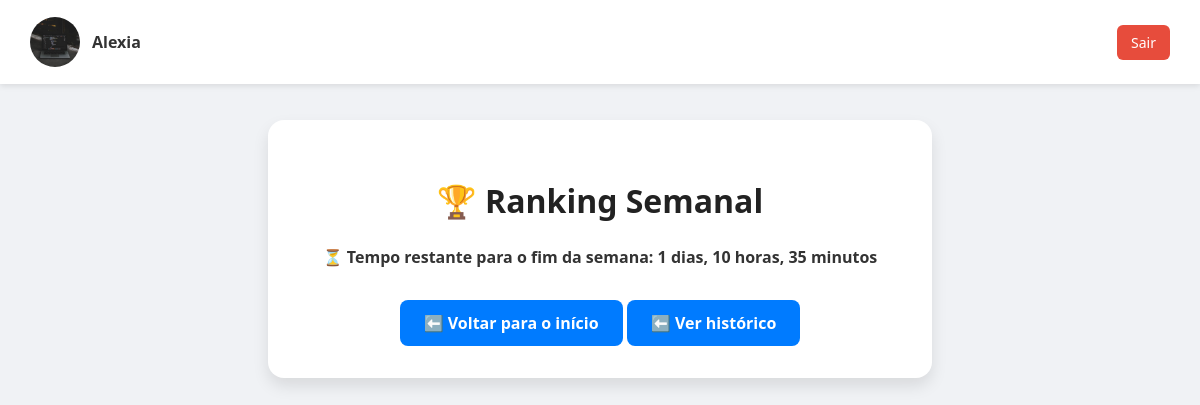
The app's page /ranking (signed in), older data.
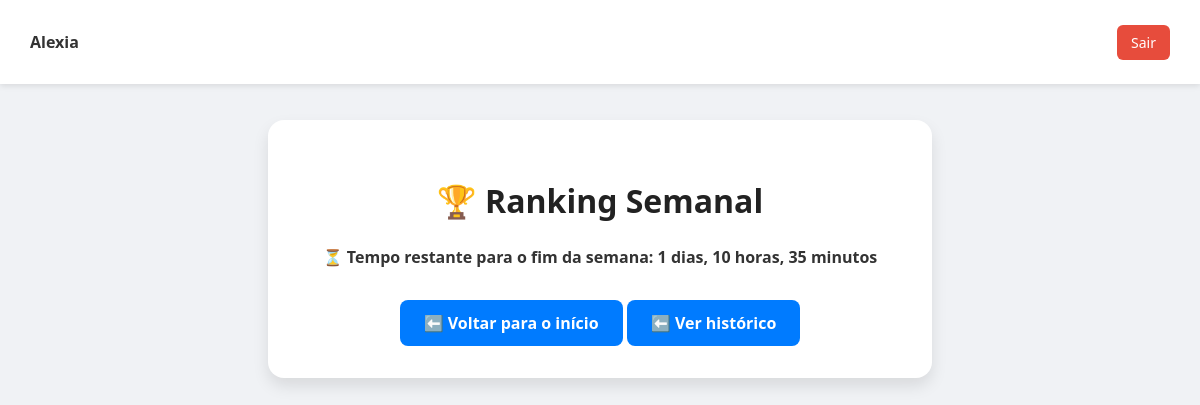
The same page, newer data.
### models.py (models this page shows, shortened)
class Usuario(UserMixin, db.Model):
    __tablename__ = 'usuario'
    id = db.Column(db.Integer, primary_key=True)
    nome = db.Column(db.String(100), nullable=False)
    email = db.Column(db.String(150), unique=True, nullable=False)
    senha = db.Column(db.String(200), nullable=False)
    grupo_id = db.Column(db.Integer, db.ForeignKey('grupo.id'), nullable=False)
    avatar = db.Column(db.String(200), nullable=True)
    bio = db.Column(db.Text, nullable=True)
    rede_social = db.Column(db.String(255), nullable=True)
    seguindo_conexoes = db.relationship(
        'Conexao',
        foreign_keys='Conexao.seguidor_id',
        back_populates='seguidor',
        lazy='dynamic'
    )
    seguidores_conexoes = db.relationship(
        'Conexao',
        foreign_keys='Conexao.seguido_id',
        back_populates='seguido',
        lazy='dynamic'
    )

### app.py (the view, shortened to what this page needs)
@app.route("/ranking")
@login_required
def ranking():
    grupo_id = current_user.grupo_id
    inicio_semana, fim_semana = obter_limites_semana()
    agora = datetime.utcnow()
    ranking = db.session.query(
        Usuario.nome,
        func.count(Tarefa.id).label('tarefas_concluidas')
    ).outerjoin(Tarefa, Tarefa.concluida_por == Usuario.id) \
    .filter(
        Usuario.grupo_id == grupo_id,
        Tarefa.concluida == True,
        Tarefa.data_conclusao >= inicio_semana,
        Tarefa.data_conclusao <= fim_semana
    ) \
    .group_by(Usuario.id, Usuario.nome) \
    .order_by(func.count(Tarefa.id).desc()) \
    .all()
    semana_anterior_inicio = inicio_semana - timedelta(days=7)
    semana_anterior_fim = fim_semana - timedelta(days=7)
    semana_label = semana_anterior_inicio.strftime("%Y-W%U")
    tempo_restante = fim_semana - agora
    return render_template("ranking.html", ranking=ranking, tempo_restante=tempo_restante)

### app.py (called while the page is built)
def obter_limites_semana():
    hoje = datetime.utcnow()
    dias_desde_domingo = (hoje.weekday() + 1) % 7  # transforma segunda=1 ... domingo=0
    inicio_semana = hoje - timedelta(days=dias_desde_domingo)
    inicio_semana = inicio_semana.replace(hour=0, minute=0, second=0, microsecond=0)
    fim_semana = inicio_semana + timedelta(days=6, hours=23, minutes=59, seconds=59)
    return inicio_semana, fim_semana

@login_manager.user_loader
def load_user(user_id):
    return Usuario.query.get(int(user_id))

### templates/ranking.html (shortened to what this page needs)
<!DOCTYPE html>
<html lang="pt-br">
<head>
    <link rel="stylesheet" href="{{ url_for('static', filename='css/ranking.css') }}">
</head>
<body>
    <div class="top-bar">
        {% if current_user.is_authenticated %}
            <div class="navbar-user">
                {% if current_user.avatar %}
                    <img src="{{ url_for('static', filename='uploads/' + current_user.avatar) }}" alt="Avatar" class="avatar-pequeno" style="width: 50px; height: 50px; border-radius: 50%;">
                {% endif %}
                <span class="user-welcome">{{ current_user.nome }} </span>
            </div>
        {% endif %}
        <a class="logout-btn" href="{{ url_for('logout') }}">Sair</a>
    </div>
    <div class="ranking-container">
        <h2>🏆 Ranking Semanal</h2>
        <div style="text-align: center; margin-bottom: 1rem; font-weight: bold;">
            ⏳ Tempo restante para o fim da semana:
            {{ tempo_restante.days }} dias,
            {{ tempo_restante.seconds // 3600 }} horas,
            {{ (tempo_restante.seconds // 60) % 60 }} minutos
        </div>
        <div style="text-align: center; margin-top: 2rem;">
            <a href="{{ url_for('index') }}" style="
                display: inline-block;
                padding: 0.75rem 1.5rem;
                background-color: #007bff;
                color: white;
                text-decoration: none;
                border-radius: 8px;
                font-weight: bold;
                transition: background-color 0.3s ease;
            " onmouseover="this.style.backgroundColor='#0056b3'" onmouseout="this.style.backgroundColor='#007bff'">
                ⬅️ Voltar para o início
            </a>
            <a href="{{ url_for('historico') }}" style="
                display: inline-block;
                padding: 0.75rem 1.5rem;
                background-color: #007bff;
                color: white;
                text-decoration: none;
                border-radius: 8px;
                font-weight: bold;
                transition: background-color 0.3s ease;
            " onmouseover="this.style.backgroundColor='#0056b3'" onmouseout="this.style.backgroundColor='#007bff'">
                ⬅️ Ver histórico
            </a>
        </div>
    </div>
</body>
</html>

Row changes from the older to the newer data that the page shows:
changed Usuario "Alexia": avatar: picture removed
